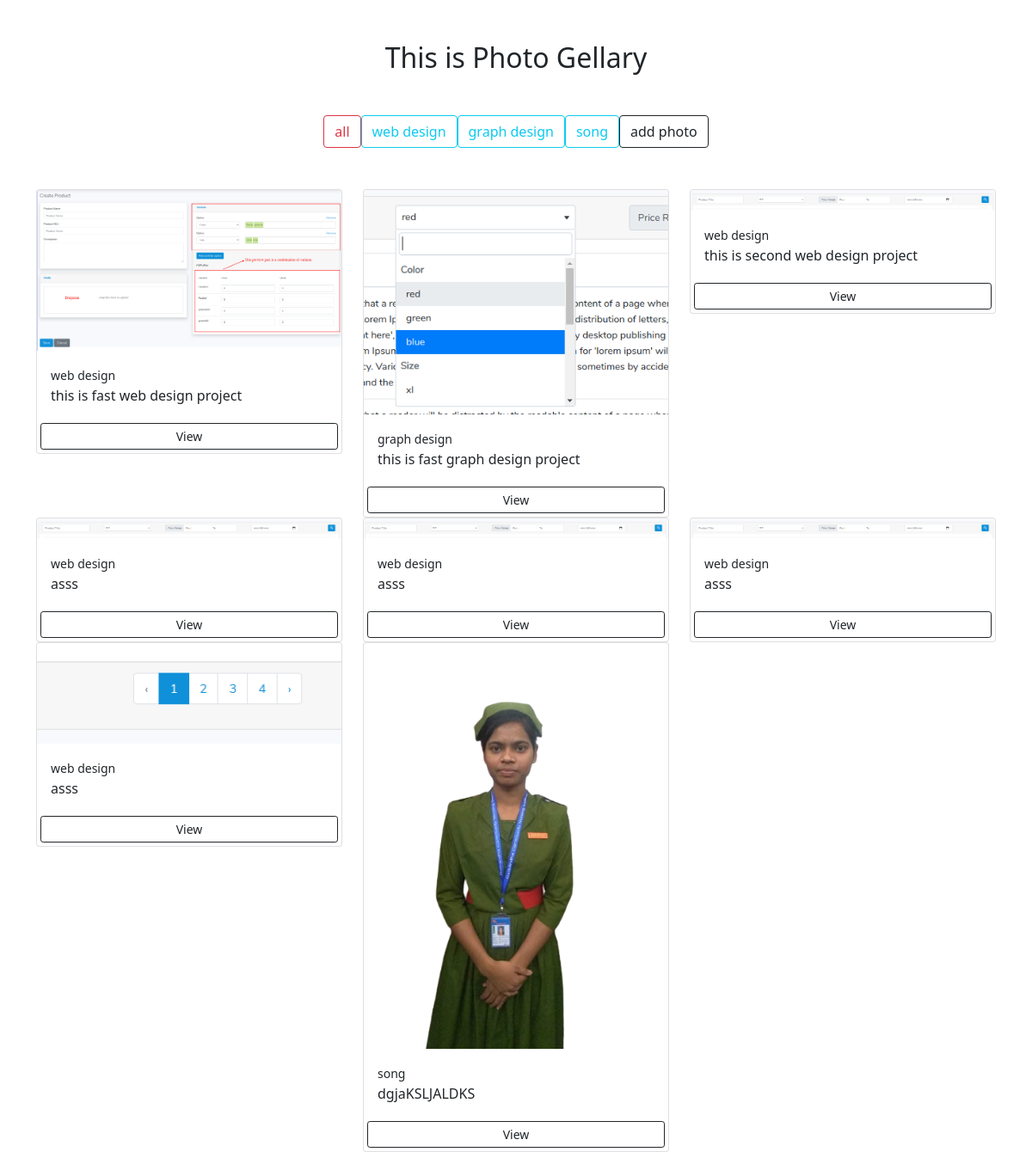
The page / on the database its author committed.
### myapp/models.py (models this page shows, shortened)
class Category(models.Model):
    name = models.CharField(max_length=100)
    def __str__(self):
        return self.name

class Photo(models.Model):
    category = models.ForeignKey(Category, on_delete=models.CASCADE)
    image = models.ImageField(upload_to = 'photo/')
    descriptions= models.TextField()

### myapp/views.py (the view)
# urls.py: path('', views.index, name='index'),
def index(request):
    category  = request.GET.get('data')
    if category == None:
        photo =  Photo.objects.all()
    else:
        photo =  Photo.objects.filter(category__name=category)
    category = Category.objects.all()
    context = {
        'category':category,
        'photo':photo,
    }
    return render(request,'index.html',context)

### template/index.html (shortened to what this page needs)
<!DOCTYPE html>
<html lang="en">
<head>
    <link href="https://cdn.jsdelivr.net/npm/bootstrap@5.0.2/dist/css/bootstrap.min.css" rel="stylesheet" >
</head>
<body>
    <div class="container">
        <h2 class='text-center m-5' >This is Photo Gellary</h2>
        <div class="row">
            <div class="d-flex justify-content-center">
                <a class='btn btn-outline-danger' href="{% url 'myapp:index' %}">all</a>
                {% for data in category %}
                 <a class='btn btn-outline-info' href="{% url 'myapp:index' %}?data={{ data.name }}">{{ data.name }}</a>
                {% endfor %}
                 <a class='btn btn-outline-dark' href="{% url 'myapp:add'%}">add photo</a>
            </div>
        </div>
        <div class="row mt-5">
            {% for data in photo %}
            <div class="col-md-4">
                <div class="card">
                    <img src="{{ data.image.url }}" class="card-img-top" alt="...">
                    <div class="card-body">
                        <small>{{ data.category}}</small>
                        <p class="card-text">{{ data.descriptions}}</p>
                    </div>
                    <a href="{% url 'myapp:photo' data.id %}" class='btn btn-outline-dark btn-sm m-1'>View</a>
                </div>
            </div>
            {% endfor %}
        </div>
    </div>
</body>
</html>

### rows shown on the page
Category: name "web design"
Category: name "graph design"
Category: name "song"
Photo: image (picture), category "web design", descriptions "this is fast web design project"
Photo: image (picture), category "graph design", descriptions "this is fast graph design project"
Photo: image (picture), category "web design", descriptions "this is second web design project"
Photo: image (picture), category "web design", descriptions "asss"
Photo: image (picture), category "web design", descriptions "asss"
Photo: image (picture), category "web design", descriptions "asss"
Photo: image (picture), category "web design", descriptions "asss"
Photo: image (picture), category "song", descriptions "dgjaKSLJALDKS"
